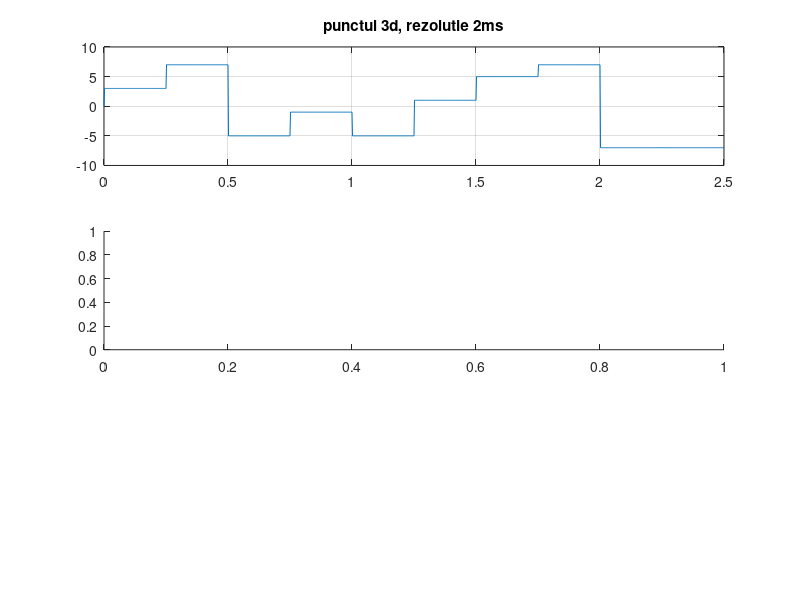

Write the MATLAB code that produced this figure. (Note: this script raises an error after producing the figure.)
D=0.25;
lev = [-7,-5,-3,-1,1,3,5,7];

%lungimea lui d ne da numarul de esantioane cuprinse in durata D

%rezolutie 2ms
pas1=0.002;
d1=0:pas1:D;
t1=0:pas1:10*D;
j=0;
for i=1:(length(t1)-1)
    if (mod(t1(i),D)==0)
        pos = randi(length(lev));
        for(j=(1:length(d1)-1))
         x1(i+j)=lev(pos);
        end
    end
end
subplot (3,1,1), plot(t1,x1), title('punctul 3d, rezolutie 2ms'), grid;


%rezolutie 20ms
pas2=0.02;
d2=0:pas2:D;
t2=0:pas2:10*D;
j=0;
for i=1:(length(t2)-1)
    if (mod(t2(i),D)==0)
        pos = randi(length(lev));
        for(j=(1:length(d2)-1))
         x2(i+j)=lev(pos);
        end
    end
end
subplot (3,1,2), plot(t2,x2), title('punctul 3d, rezolutie 20ms'), grid;

%rezolutie 200ms
pas3=0.2;
d3=0:pas3:D;
t3=0:pas3:10*D;
j=0;
for i=1:(length(t3)-1)
    if (mod(t3(i),D)==0)
        pos = randi(length(lev));
        for(j=(1:length(d3)-1))
         x3(i+j)=lev(pos);
        end
    end
end
subplot (3,1,3), plot(t3,x3), title('punctul 3d, rezolutie 200ms'), grid;

figure (1);